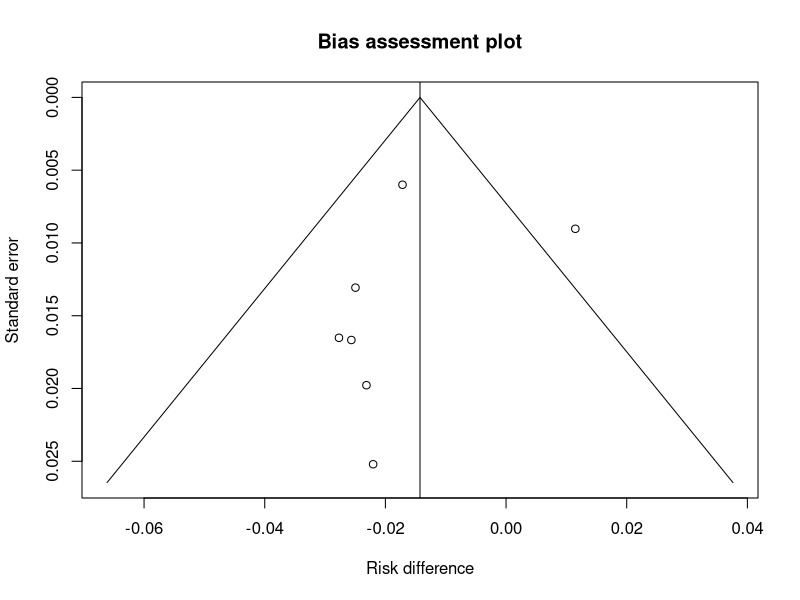
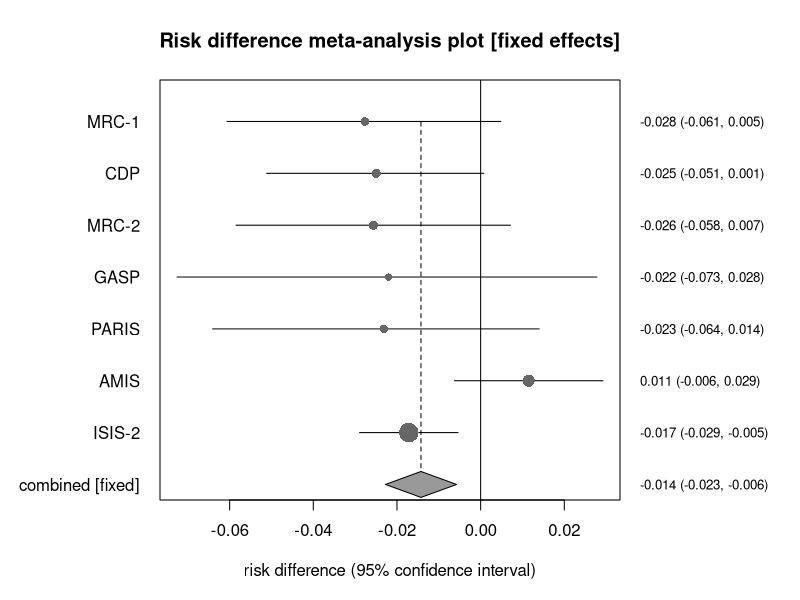
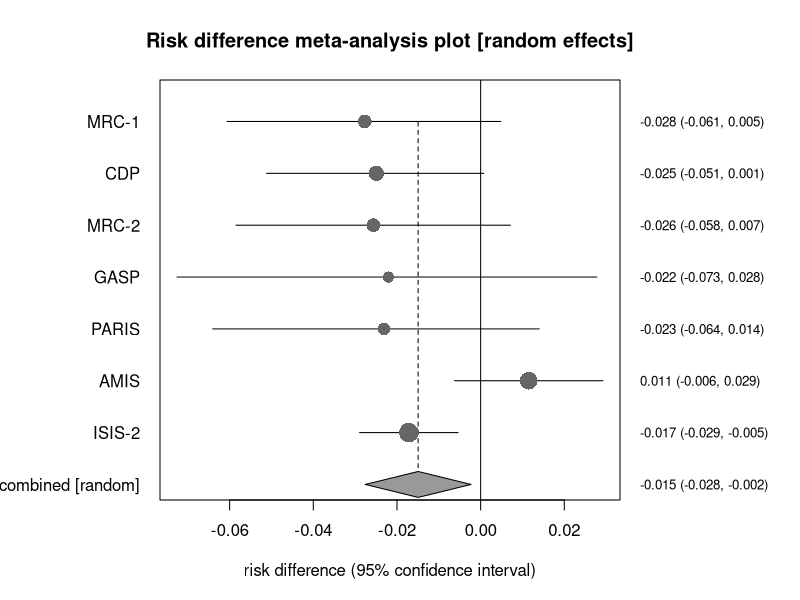

These charts were generated, in order, by the following R code:
# Risk difference meta-analysis: the StatsDirect help example (Fleiss and Gross 1991,
# deaths after myocardial infarction in seven placebo-controlled trials of aspirin; the
# test workbook's Meta-analysis worksheet columns A to E) in R
study <- c("MRC-1", "CDP", "MRC-2", "GASP", "PARIS", "AMIS", "ISIS-2")
n1 <- c(615, 758, 832, 317, 810, 2267, 8587)   # aspirin: patients
a <- c(49, 44, 102, 32, 85, 246, 1570)         # aspirin: deaths
n2 <- c(624, 771, 850, 309, 406, 2257, 8600)   # placebo: patients
b <- c(67, 64, 126, 38, 52, 219, 1720)         # placebo: deaths

# Base R has no meta-analysis function, so the statistics are computed from the tables
# as the formulae above give them
six <- function(x) formatC(x, digits = 6, format = "f", drop0trailing = TRUE)
one <- function(x) formatC(x, digits = 1, format = "f", drop0trailing = TRUE)
pv <- function(p) {
  if (p < 0.0001) "P < 0.0001" else
    paste("P =", formatC(p, digits = 4, format = "f", drop0trailing = TRUE))
}
z <- qnorm(0.975)
k <- length(a)
c <- n1 - a
d <- n2 - b
n <- n1 + n2
rd <- a / n1 - b / n2

# The 'near exact' confidence interval of Miettinen and Nurminen (1985) for each study:
# the values of the difference at which the score statistic reaches -1.96 and +1.96,
# with the two proportions estimated under the constraint that they differ by that
# value (the closed form of the constrained estimates, Newcombe 1998 method 10) and
# the variance multiplied by N / (N - 1). These tables have no empty cells; the counts
# of a table with one would have a continuity correction first for the weights and the
# variances further down (but not for its risk difference or for these limits).
mn_limits <- function(a, n1, b, n2) {
  N <- n1 + n2
  score <- function(delta) {
    L3 <- N
    L2 <- (n1 + 2 * n2) * delta - N - a - b
    L1 <- (n2 * delta - N - 2 * b) * delta + a + b
    L0 <- b * delta * (1 - delta)
    q <- L2^3 / (3 * L3)^3 - L1 * L2 / (6 * L3^2) + L0 / (2 * L3)
    p <- sign(q) * sqrt(L2^2 / (3 * L3)^2 - L1 / (3 * L3))
    p2 <- 2 * p * cos((pi + acos(q / p^3)) / 3) - L2 / (3 * L3)
    p1 <- p2 + delta
    v <- (p1 * (1 - p1) / n1 + p2 * (1 - p2) / n2) * N / (N - 1)
    (a / n1 - b / n2 - delta) / sqrt(v)
  }
  est <- a / n1 - b / n2
  c(uniroot(function(x) score(x) - z, c(-1 + 1e-9, est), tol = 1e-12)$root,
    uniroot(function(x) score(x) + z, c(est, 1 - 1e-9), tol = 1e-12)$root)
}
ci <- t(mapply(mn_limits, a, n1, b, n2))

# Mantel-Haenszel weights (fixed effects) and the pooled difference of Greenland and
# Robins (1985), with their variance formula
w_mh <- n1 * n2 / n
rd_mh <- sum(w_mh * rd) / sum(w_mh)
var_mh <- sum((a * c * n2^3 + b * d * n1^3) / (n1 * n2 * n^2)) / sum(w_mh)^2
se_mh <- sqrt(var_mh)

# Cochran's Q about the pooled difference, with inverse variance weights from the
# binomial variances; the DerSimonian-Laird moment estimate of the between studies
# variance and the random effects weights
v_iv <- a * c / n1^3 + b * d / n2^3
w_iv <- 1 / v_iv
q <- sum(w_iv * (rd - rd_mh)^2)
tau2 <- max(0, (q - (k - 1)) / (sum(w_iv) - sum(w_iv^2) / sum(w_iv)))
w_dl <- 1 / (v_iv + tau2)
rd_dl <- sum(w_dl * rd) / sum(w_dl)
se_dl <- 1 / sqrt(sum(w_dl))

# The study table: risk differences, their intervals, their binomial variances and
# the percentage weights
tab <- data.frame(Study = study, `Risk difference` = six(rd), Lower = six(ci[, 1]),
                  Upper = six(ci[, 2]), Variance = six(v_iv),
                  `% fixed` = six(100 * w_mh / sum(w_mh)),
                  `% random` = six(100 * w_dl / sum(w_dl)), check.names = FALSE)
print(tab, row.names = FALSE)

cat("Fixed effects (Mantel-Haenszel, Greenland-Robins)\n")
cat("Pooled risk difference = ", six(rd_mh), " (95% CI = ", six(rd_mh - z * se_mh),
    " to ", six(rd_mh + z * se_mh), ")\n", sep = "")
x2 <- (rd_mh / se_mh)^2
cat("Chi-square (test risk difference differs from 0) =", six(x2), " (df = 1) ",
    pv(pchisq(x2, 1, lower.tail = FALSE)), "\n")

# I-squared = (Q - df) / Q, with the interval StatsDirect gives by default (the 'exact'
# option, Hedges and Pigott 2001): Q is treated as non-central chi-square and its
# distribution function at the observed Q is inverted for the non-centrality parameter
# lambda, the lower limit where that probability is 0.975 (0 when even the central
# distribution gives less) and the upper where it is 0.025; each limit is converted to
# I-squared as lambda / (df + lambda)
cat("Non-combinability of studies\n")
dfree <- k - 1
cat("Cochran Q =", six(q), paste0(" (df = ", dfree, ") "),
    pv(pchisq(q, dfree, lower.tail = FALSE)), "\n")
cat("Moment-based estimate of between studies variance =", six(tau2), "\n")
i2 <- 100 * max(0, (q - dfree) / q)
lambda <- function(p) {
  if (pchisq(q, dfree) < p) 0 else
    uniroot(function(l) pchisq(q, dfree, ncp = l) - p, c(0, 10 * q + 100),
            tol = 1e-10)$root
}
lim <- c(lambda(0.975), lambda(0.025))
cat("I-squared (inconsistency) = ", one(i2), "% (95% CI = ",
    one(100 * lim[1] / (dfree + lim[1])), "% to ",
    one(100 * lim[2] / (dfree + lim[2])), "%)\n", sep = "")

cat("Random effects (DerSimonian-Laird)\n")
cat("Pooled risk difference = ", six(rd_dl), " (95% CI = ", six(rd_dl - z * se_dl),
    " to ", six(rd_dl + z * se_dl), ")\n", sep = "")
x2_dl <- (rd_dl / se_dl)^2
cat("Chi-square (test risk difference differs from 0) =", six(x2_dl), " (df = 1) ",
    pv(pchisq(x2_dl, 1, lower.tail = FALSE)), "\n")

# Bias indicators, both from the binomial variances that the inverse variance weights
# are made from, whatever the method of the intervals of the studies. Begg and
# Mazumdar's test is Kendall's rank correlation between the standardised effects
# (deviations from the inverse variance pooled estimate) and the variances, with the
# exact P that cor.test gives for so few studies when no values tie (fewer than about
# ten gives the test little power). Egger's test regresses the standardised effect
# (estimate / se) on precision (1 / se) and asks whether the intercept is zero, with
# a 90% interval.
cat("Bias indicators\n")
se_iv <- sqrt(v_iv)
rd_iv <- sum(w_iv * rd) / sum(w_iv)
t_std <- (rd - rd_iv) / sqrt(v_iv - 1 / sum(w_iv))
begg <- cor.test(t_std, v_iv, method = "kendall")
cat("Begg-Mazumdar: Kendall's tau =", six(begg$estimate), " ", pv(begg$p.value),
    "(low power)\n")
egger <- lm(I(rd / se_iv) ~ I(1 / se_iv))
bias <- coef(egger)[1]
cat("Egger: bias = ", six(bias), " (90% CI = ", six(confint(egger, level = 0.9)[1, 1]),
    " to ", six(confint(egger, level = 0.9)[1, 2]), ")  ",
    pv(summary(egger)$coefficients[1, 4]), "\n", sep = "")

# The charts that follow in the report: a bias assessment (funnel) plot of each risk
# difference against its standard error, with the fixed effects pooled estimate and
# the limits within which 95% of study estimates would fall at each standard error
top <- max(se_iv) * 1.05
plot(rd, se_iv, ylim = c(top, 0), xlim = range(rd, rd_mh + c(-1, 1) * z * top),
     xlab = "Risk difference", ylab = "Standard error", main = "Bias assessment plot")
abline(v = rd_mh)
lines(rd_mh + c(-1, 0, 1) * z * top, c(top, 0, top))

# Then a forest plot for each model: a circle per study sized by its weight, its
# interval as a line, the pooled estimate as a diamond, the line of no effect and a
# dashed line at the pooled estimate
forest <- function(weight, pooled, lower, upper, title, label) {
  rows <- k:1
  op <- par(mar = c(5, 8, 4, 9))
  plot(NA, xlim = range(ci, lower, upper, 0), ylim = c(0, k + 0.5), yaxt = "n",
       ylab = "", xlab = "risk difference (95% confidence interval)", main = title)
  axis(2, at = c(rows, 0), labels = c(study, label), las = 1, tick = FALSE)
  axis(4, at = c(rows, 0), tick = FALSE, las = 1, cex.axis = 0.8,
       labels = sprintf("%.3f (%.3f, %.3f)", c(rd, pooled), c(ci[, 1], lower),
                        c(ci[, 2], upper)))
  abline(v = 0)
  segments(pooled, 0, pooled, k, lty = 2)
  segments(ci[, 1], rows, ci[, 2], rows)
  points(rd, rows, pch = 16, col = "grey40", cex = 0.6 + 2 * sqrt(weight / max(weight)))
  polygon(c(lower, pooled, upper, pooled), c(0, 0.25, 0, -0.25), col = "grey60")
  par(op)
}
forest(w_mh, rd_mh, rd_mh - z * se_mh, rd_mh + z * se_mh,
       "Risk difference meta-analysis plot [fixed effects]", "combined [fixed]")
forest(w_dl, rd_dl, rd_dl - z * se_dl, rd_dl + z * se_dl,
       "Risk difference meta-analysis plot [random effects]", "combined [random]")
